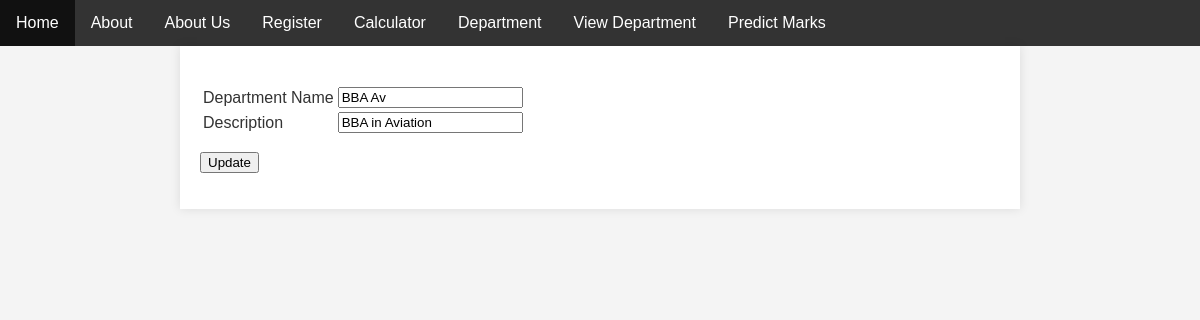
The app's page /departmentupdate/5 with its own data.
### basics/models.py (models this page shows)
class StudentDepartment(models.Model):
    DEPT_NAME = models.CharField(max_length=500)
    DEPT_DESC = models.CharField(max_length=500)

### basics/views.py (the view, shortened to what this page needs)
# urls.py: path('departmentupdate/<id>',departmentupdate,name="departmentupdate"),
def departmentupdate(request,id):
    getdepartments=StudentDepartment.objects.get(id=id)
    return render(request,'departmentupdate.html',context={'getdepartments':getdepartments})

### basics/templates/departmentupdate.html (shortened to what this page needs)
<html>
    <head>
    </head>
    <body>
        {% extends 'index.html'%}
        {% block content%}
        <br/>
        <form method="POST">
            <table>
                <tr>
                  <td>Department Name</td>
                  <td>
                    <input type="text" name="textdepartmentname" class="form-control" value="{{getdepartments.DEPT_NAME}}" placeholder="Dept name" required/>
                  </td>
                </tr>
                <tr>
                  <td>Description</td>
                  <td>
                    <input type="text" name="textdepartmentdesc" class="form-control" value="{{getdepartments.DEPT_DESC}}" placeholder="description" required/>
                  </td>
                </tr>
              </table>
                    <button type="submit" class="btn btn-primary" name="submit">Update</button>
        </form>
        {% endblock %}

### basics/templates/index.html (style rules this page uses)
body { font-family: Arial, sans-serif; margin: 0; padding: 0; background-color: #f4f4f4; color: #333; }

### records on screen
StudentDepartment: textdepartmentname "BBA Av", textdepartmentdesc "BBA in Aviation"
